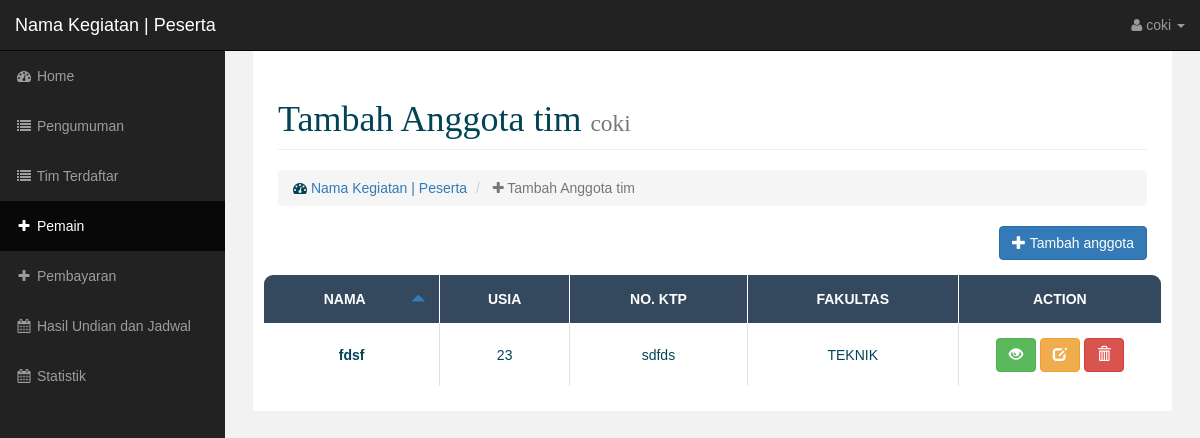
The page /sipkom/myteam.php (signed in) on the database its author committed.
### tables this page shows
CREATE TABLE `tim` (
  `namatim` varchar(15) NOT NULL,
  `alamat` varchar(20) NOT NULL,
  `telp` varchar(12) NOT NULL,
  `id` int(10) NOT NULL
);

CREATE TABLE `pemain` (
  `idpemain` int(4) NOT NULL,
  `nama` varchar(30) NOT NULL,
  `usia` int(2) NOT NULL,
  `noktp` varchar(20) NOT NULL,
  `fakultas` varchar(15) NOT NULL,
  `file` varchar(100) NOT NULL,
  `idtim` int(2) NOT NULL
);

### sipkom/myteam.php (the view, shortened to what this page needs)
<!DOCTYPE html>
<html lang="en">
<head>
    <link href="../css/bootstrap.min.css" rel="stylesheet">
    <link href="../css/sb-admin.css" rel="stylesheet">
    <link href="../font-awesome/css/font-awesome.min.css" rel="stylesheet" type="text/css">
</head>
<body>
<?php
    if(!isset($_SESSION['username']))
    {
      header('location:../login1.php?failed=5');
    }
    else
    {
      $username = $_SESSION['username'];
      $idtim    = $_SESSION['idtim'];
    }
    require_once("../koneksi.php");
    $query = 'SELECT namatim FROM tim WHERE id = "'.$idtim.'"';
    $hasil = mysqli_query($konek, $query);
    $name  = mysqli_fetch_array($hasil);
    ?>
    <div id="wrapper">
        <nav class="navbar navbar-inverse navbar-fixed-top" role="navigation">
            <div class="navbar-header">
                <a class="navbar-brand" href="sip.php"> Nama Kegiatan | Peserta</a>
            </div>
            <ul class="nav navbar-right top-nav">
                <li class="dropdown">
                    <a href="#" class="dropdown-toggle" data-toggle="dropdown"><i class="fa fa-user"></i> <?=$username?> <b class="caret"></b></a>
                </li>
            </ul>
            <div class="collapse navbar-collapse navbar-ex1-collapse">
                <ul class="nav navbar-nav side-nav">
                    <li >
                        <a href="sip.php"><i class="fa fa-fw fa-dashboard"></i> Home</a>
                    </li>
                     <li>
                        <a href="pengumuman_peserta.php"><i class="fa fa-fw fa-list"></i> Pengumuman</a>
                    </li>
                    <li >
                        <a href="list.php"><i class="fa fa-fw fa-list"></i> Tim Terdaftar</a>
                    </li>
                    <li class="active">
                        <a href="myteam.php"><i class="fa fa-fw fa-plus"></i> Pemain</a>
                    </li>
                    <li>
                        <a href="pembayaran_peserta.php"><i class="fa fa-fw fa-plus"></i> Pembayaran</a>
                    </li>
                    <li>
                        <a href="jadwal.php"><i class="fa fa-fw fa-calendar"></i> Hasil Undian dan Jadwal</a>
                    </li>
                    <li>
                        <a href="statisti_peserta.php"><i class="fa fa-fw fa-calendar"></i> Statistik</a>
                    </li>
                </ul>
            </div>
        </nav>
        <div id="page-wrapper">
            <div class="container-fluid">
                <div class="row">
                    <div class="col-lg-12">
                        <h1 class="page-header">
                            Tambah Anggota tim
                            <small><?=$name['namatim'];?></small>
                        </h1>
                        <ol class="breadcrumb">
                            <li>
                                <i class="fa fa-dashboard"></i>  <a href="sip.php">Nama Kegiatan | Peserta</a>
                            </li>
                            <li class="active">
                                <i class="fa fa-plus"></i> Tambah Anggota tim
                            </li>
                        </ol>
                    </div>
                </div>
            <button type="button" data-idtim="<?=$idtim;?>" class="btn btn-primary tambah-record pull-right" data-toggle="modal" data-target="#tambah"><span class="glyphicon glyphicon-plus" aria-hidden="true"></span> Tambah anggota</button>
        </div>
        <center>
        <?php if (!isset($_GET['order'])) {
          $kolom = 'idpemain';
          $order = 'asc';
          }
             ?>
        <table class="responstable">
          <tr>
          <th p align="center" ><b>NAMA</b>
        <?php
        if(!isset($_GET['order']) || $_GET['order']=='desc' )
          {?>
            <a class="pull-right" href="myteam.php?order=asc">
              <span class="glyphicon glyphicon-triangle-top" aria-hidden="true">
              </span></a>
        <?php
          }
            ?>
          </th>
          <th p align="center" ><b>USIA</b></th>
          <th p align="center" ><b>NO. KTP</b></th>
          <th p align="center" ><b>FAKULTAS</b></th>
          <th p align="center" ><b>ACTION</b></th>
          </tr>
          <?php
            $sql  = "SELECT * FROM pemain WHERE idtim = '$idtim' ORDER BY $kolom $order";
            $result = mysqli_query($konek, $sql);
            while($data = mysqli_fetch_array($result)){
          ?>
              <tr>
                <td p align="center" ><b><?php echo $data['nama'];?></b></td>
                <td p align="center" ><?php echo $data['usia']; ?></td>
                <td p align="center" ><?php echo $data['noktp']; ?></td>
                <td p align="center" ><?php echo $data['fakultas']; ?> </td>
                <td p align="center" >
                <a href="../uploads/<?php echo $data['file']; ?>" target="_blank" class="btn btn-success" role="button">
                <span class="glyphicon glyphicon-eye-open" aria-hidden="true"></span></a>
                  <button type="button" class="btn btn-warning edit-record" data-nama="<?=$data['nama'];?>" data-usia="<?=$data['usia'];?>" data-noktp="<?=$data['noktp'];?>" data-fakultas="<?=$data['fakultas'];?>" data-idtim="<?=$data['idtim'];?>" data-idpemain="<?=$data['idpemain'];?>" aria-label="Left Align" data-toggle="modal" data-target="#edit">
                    <span class="glyphicon glyphicon-edit" aria-hidden="true"></span>
                  </button>
                  <button type="button" class="btn btn-danger hapus-record" data-nama="<?=$data['nama'];?>" data-idpemain="<?=$data['idpemain'];?>" aria-label="Left Align">
                    <span class="glyphicon glyphicon-trash" aria-hidden="true"></span>
                  </button>
              </tr>
          <?php
            }
          ?>
        </table>
      </div>
            </div>
</body>
</html>

### css/sb-admin.css (style rules this page uses)
body { margin-top: 100px; background-color: #222; }
@media (min-width:768px) { body { margin-top: 50px; } }
#wrapper { padding-left: 0; }
#page-wrapper { width: 100%; padding: 0; background-color: #fff; }
@media (min-width:768px) { #wrapper { padding-left: 225px; } }
@media (min-width:768px) { #page-wrapper { padding: 10px; } }
.top-nav { padding: 0 15px; }
.top-nav>li { display: inline-block; float: left; }
.top-nav>li>a { padding-top: 15px; padding-bottom: 15px; line-height: 20px; color: #999; }
@media (min-width:768px) { .side-nav { position: fixed; top: 51px; left: 225px; width: 225px; margin-left: -225px; border: none; border-radius: 0; overflow-y: auto; background-color: #222; bottom: 0; overflow-x: hidden; padding-bottom: 40px; } }
@media (min-width:768px) { .side-nav>li>a { width: 225px; } }

### sipkom/myteam.php (style rules this page uses)
.responstable { margin: 1em 0; width: 100%; overflow: hidden; background: #FFF; color: #024457; border-radius: 10px; border: 1px solid #167F92; }
.responstable tr { border: 1px solid #D9E4E6; text-align: center; }
.responstable tr:nth-child(odd) { background-color: #EAF3F3; text-align: center; }
.responstable th { display: none; border: 1px solid #FFF; background-color: #34495E; color: #FFF; padding: 1em; text-align: center; }
.responstable th:first-child { display: table-cell; text-align: center; }
.responstable th:nth-child(2) { display: table-cell; text-align: center; }
.responstable th:nth-child(2):after { content: attr(data-th); text-align: center; }
@media (min-width: 480px) { .responstable th:nth-child(2):after { display: none; text-align: center; } }
.responstable td { display: block; word-wrap: break-word; max-width: 7em; text-align: center; }
.responstable td:first-child { display: table-cell; text-align: center; border-right: 1px solid #D9E4E6; text-align: center; }
@media (min-width: 480px) { .responstable td { border: 1px solid #D9E4E6; text-align: center; } }
.responstable th, .responstable td { text-align: center; margin: .5em 1em; }
@media (min-width: 480px) { .responstable th, .responstable td { display: table-cell; padding: 1em; } }
body { padding: 0 2em; font-family: Arial, sans-serif; color: #024457; background: #f2f2f2; }
h1 { font-family: Verdana; font-weight: normal; color: #024457; }

### rows shown on the page
tim: namatim "coki"
pemain: nama "fdsf", usia "23", noktp "sdfds", fakultas "TEKNIK"

### other values the page prints
$username "coki"
